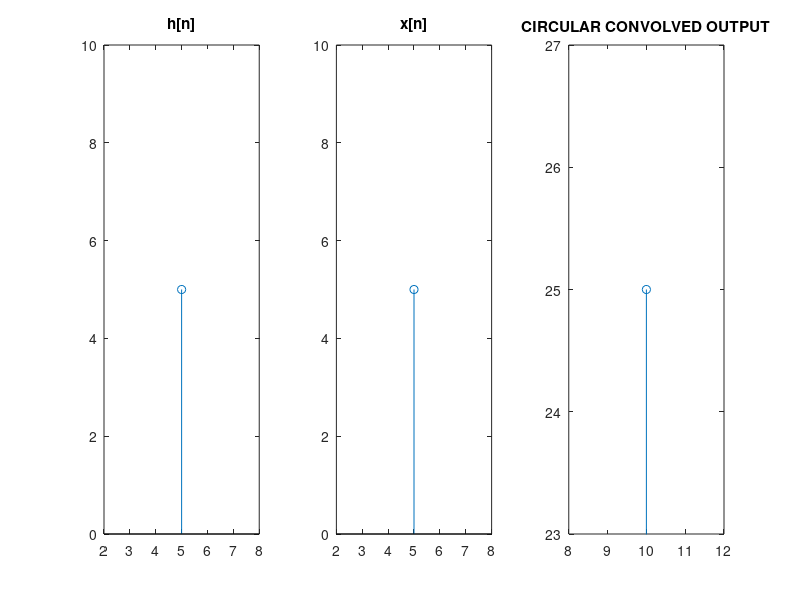

Write MATLAB code to recreate this figure.
clc;
clear all;
close all;
fprintf('\nTHE SEQUENCE h[n]');
disp('');
n11=input('\nENTER THE VALUE FOR n1   ');
n12=input('\nENTER THE VALUE FOR n2   ');
n=n11:1:n12;
m1=numel(n);
e=n11;
disp(' ');
disp('\nENTER THE SEQUENCE');
for i=1:1:m1
    fprintf('h[%d]  ',e);
      h(i)=input('');
      e=e+1;
end
subplot(1,3,1);
n=n11:n12;
stem(n,h);
title('h[n]');
axis([n11-3 n12+3 min(h)-5 max(h)+5]);
fprintf('\nTHE SEQUENCE x[n]');
disp('')
n21=input('\nENTER THE VALUE FOR n1   ');
n22=input('\nENTER THE VALUE FOR n2   ');
n=n21:1:n22;
m2=numel(n);
e=n21;
disp(' ');
disp('\nENTER THE SEQUENCE');
for i=1:1:m2
    fprintf('x[%d]  ',e);
      x(i)=input('');
      e=e+1;
end
subplot(1,3,2);
n=n21:n22;
stem(n,x);
title('x[n]');
axis([n21-3 n22+3 min(x)-5 max(x)+5]);
%
m=max(m1,m2)
if m1>m2
    x=[x,zeros(1,m-m2)]
else
     h=[h,zeros(1,m-m1)]
end
%conv
h1=zeros(numel(h),m);
for i=1:numel(h)
    h1(i,:)=h;
    h=circshift(h,[0 1]);
end
disp(h1')
g=h1'*x';
n1=n11+n21;
subplot(1,3,3);
n2=m+n1-1;
n3=n1:n2;
stem(n3,g);
title('CIRCULAR CONVOLVED OUTPUT');
axis([n1-2 n2+2 min(g)-2 max(g)+2]);

